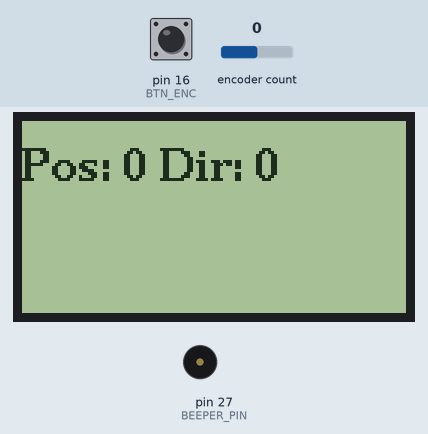
The sketch below on a simulated Arduino Mega 2560, built with avr-gcc and run on an emulated ATmega2560. Shown: 128×64 one-colour display, buzzer (waves = sounding, pin HIGH). The inputs (shaded band) are chosen by the test bench; at power-on: pin 16 (BTN_ENC) HIGH, encoder count 0. What the sketch prints to the serial monitor is not drawn.

Above: at 1.2 s.
1.3 s: pin 16 (BTN_ENC) pulled LOW for 0.15 s
At 1.4 s:
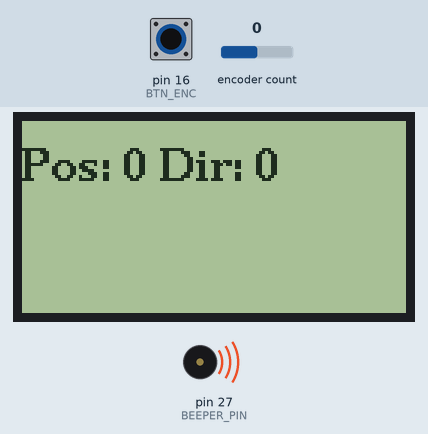
2.9 s: encoder count set to 1
At 3.3 s:
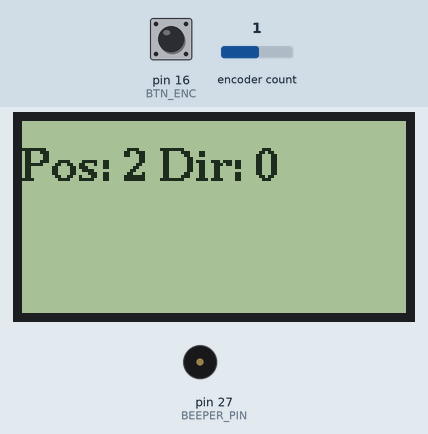
4.4 s: encoder count set to 2
At 5.5 s:
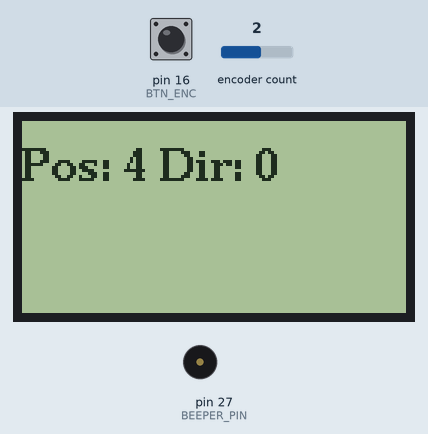
5.9 s: encoder count set to 3
At 7.1 s:
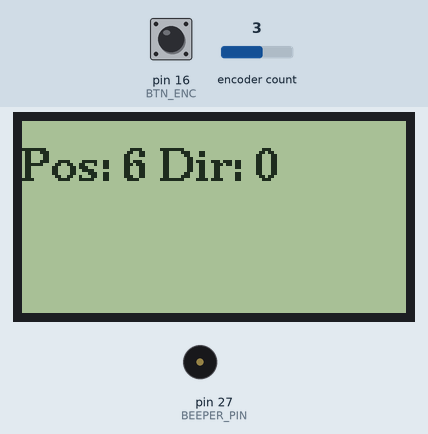
7.4 s: pin 16 (BTN_ENC) pulled LOW for 1 s
At 7.9 s:
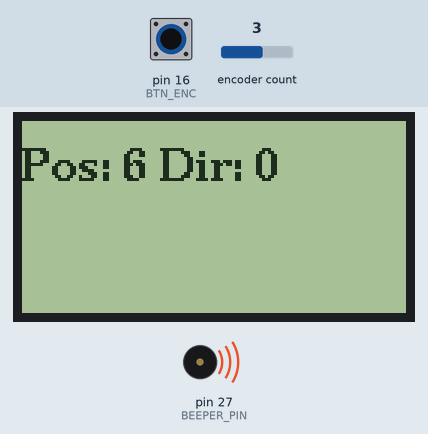
9.9 s: pin 16 (BTN_ENC) pulled LOW for 3.2 s
At 13.6 s:
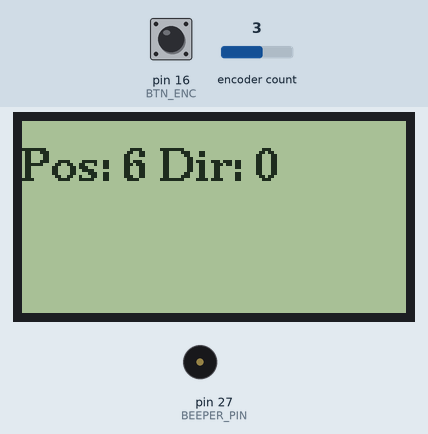
Timing chart, 0 to 15.1 s (numbered marks = the images above; inputs shaded):
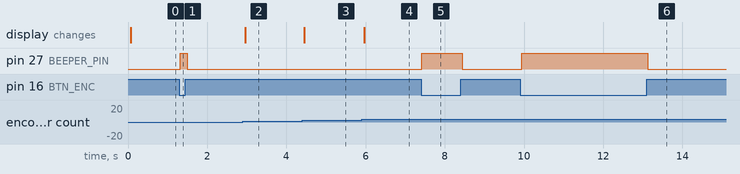

Measured:
- after the input at 1.3 s, pin 27 (BEEPER_PIN): LOW → HIGH at once, → LOW 0.18 s later
- after the input at 2.9 s, the display: changes after 0.05 s (image 2)
- after the input at 4.4 s, the display: changes after 0.05 s (image 3)
- after the input at 5.9 s, the display: changes after 0.06 s (image 4)
- after the input at 7.4 s, pin 27 (BEEPER_PIN): LOW → HIGH at once, → LOW 1.0 s later
- after the input at 9.9 s, pin 27 (BEEPER_PIN): LOW → HIGH at once, → LOW 3.2 s later

The sketch:

Encoder_Test.ino
```cpp
#include <U8g2lib.h>
#include <RotaryEncoder.h>

#define BTN_EN1 11
#define BTN_EN2 10
#define BTN_ENC 16
#define BEEPER_PIN 27
#define LCD_CLOCK_PIN 30
#define LCD_DATA_PIN  17
#define LCD_CS_PIN    28

U8G2_ST7920_128X64_F_SW_SPI u8g2(U8G2_R0, LCD_CLOCK_PIN, LCD_DATA_PIN, LCD_CS_PIN, U8X8_PIN_NONE);
RotaryEncoder *encoder = nullptr;

void checkPosition()
{
  encoder->tick(); // just call tick() to check the state.
}

void setup()
{
  pinMode(BTN_ENC, INPUT_PULLUP);
  pinMode(BEEPER_PIN, OUTPUT);
  Serial.begin(9600);
  u8g2.begin();
  // use TWO03 mode when PIN_IN1, PIN_IN2 signals are both LOW or HIGH in latch position.
  encoder = new RotaryEncoder(BTN_EN1, BTN_EN2, RotaryEncoder::LatchMode::TWO03);

  // register interrupt routine
  attachInterrupt(digitalPinToInterrupt(BTN_EN1), checkPosition, CHANGE);
  attachInterrupt(digitalPinToInterrupt(BTN_EN2), checkPosition, CHANGE);
}

void loop()
{

  static int pos = 0;

  encoder->tick(); // just call tick() to check the state.

  int newPos = encoder->getPosition();
  if (pos != newPos) {
    Serial.print("pos:");
    Serial.print(newPos);
    Serial.print(" dir:");
    Serial.println((int)(encoder->getDirection()));
    pos = newPos;
  }


  if (digitalRead(BTN_ENC) == LOW)
  {
    digitalWrite(BEEPER_PIN, HIGH); // Turn on the buzzer
  }
  else
  {
    digitalWrite(BEEPER_PIN, LOW);
  }

  u8g2.firstPage();
  do {
    char displayStr[20]; // Buffer to hold the string representation
    u8g2.setFont(u8g2_font_ncenB10_tr); // Set a slightly larger font

    // Convert MSB, LSB, and currentSelection to string and display them
    snprintf(displayStr, sizeof(displayStr), "Pos: %d Dir: %d", encoder->getPosition(), (int)(encoder->getDirection()));
    u8g2.drawStr(0, 20, displayStr); // Display MSB and LSB


    // snprintf(displayStr, sizeof(displayStr), "Selection: %d", currentSelection);
    // u8g2.drawStr(0, 40, displayStr); // Display currentSelection
  } while (u8g2.nextPage());

}
```
